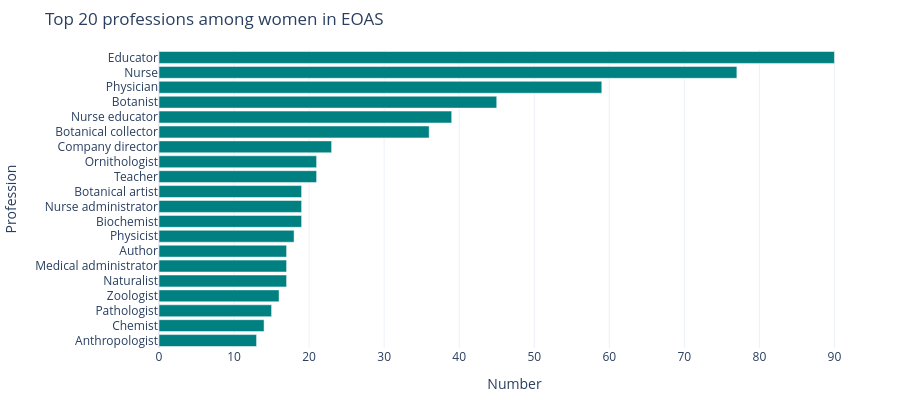

The notebook cell saved with this chart:
### Code cell
import plotly.express as px

top_prof = professions.head(20).sort_values()

fig = px.bar(
      x=top_prof.values,
      y=top_prof.index,
      orientation="h",
      title="Top 20 professions among women in EOAS",
      labels={"x": "Number", "y": "Profession"}
  )
fig.update_traces(marker_color="#008080")
fig.update_layout(
      template="plotly_white",
      height=400,                              
      margin=dict(l=10, r=30, t=50, b=10),
  )
fig.show()

### Figure 1 — Plotly figure (JSON) as saved in the notebook; plotly's stock layout.template omitted (floating-point values rounded to 4 significant figures)
{"data": [{"hovertemplate": "Number=%{x}<br>Profession=%{y}<extra></extra>", "legendgroup": "", "marker": {"color": "#008080", "pattern": {"shape": ""}}, "name": "", "orientation": "h", "showlegend": false, "textposition": "auto", "type": "bar", "x": [13, 14, 15, 16, 17, 17, 17, 18, 19, 19, 19, 21, 21, 23, 36, 39, 45, 59, 77, 90], "xaxis": "x", "y": ["Anthropologist", "Chemist", "Pathologist", "Zoologist", "Naturalist", "Medical administrator", "Author", "Physicist", "Biochemist", "Nurse administrator", "Botanical artist", "Teacher", "Ornithologist", "Company director", "Botanical collector", "Nurse educator", "Botanist", "Physician", "Nurse", "Educator"], "yaxis": "y"}], "layout": {"barmode": "relative", "height": 400, "legend": {"tracegroupgap": 0}, "margin": {"b": 10, "l": 10, "r": 30, "t": 50}, "title": {"text": "Top 20 professions among women in EOAS"}, "xaxis": {"anchor": "y", "domain": [0, 1], "title": {"text": "Number"}}, "yaxis": {"anchor": "x", "domain": [0, 1], "title": {"text": "Profession"}}}}
